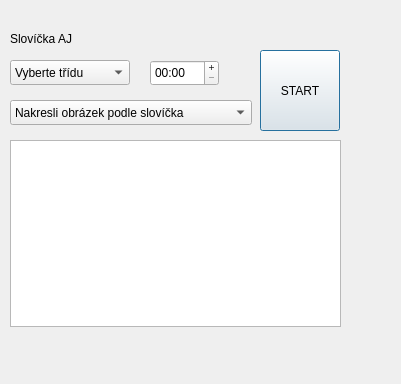
<?xml version="1.0" encoding="UTF-8"?>
<ui version="4.0">
 <class>Dialog</class>
 <widget class="QDialog" name="Dialog">
  <property name="geometry">
   <rect>
    <x>0</x>
    <y>0</y>
    <width>401</width>
    <height>384</height>
   </rect>
  </property>
  <property name="windowTitle">
   <string>losovátko</string>
  </property>
  <widget class="QComboBox" name="cb_year">
   <property name="geometry">
    <rect>
     <x>10</x>
     <y>60</y>
     <width>120</width>
     <height>25</height>
    </rect>
   </property>
   <property name="toolTip">
    <string extracomment="zvol ročník">zvol ročník</string>
   </property>
   <item>
    <property name="text">
     <string>Vyberte třídu</string>
    </property>
   </item>
   <item>
    <property name="text">
     <string>2. třída</string>
    </property>
   </item>
   <item>
    <property name="text">
     <string>3. třída</string>
    </property>
   </item>
   <item>
    <property name="text">
     <string>4. třída</string>
    </property>
   </item>
   <item>
    <property name="text">
     <string>5. třída</string>
    </property>
   </item>
  </widget>
  <widget class="QLabel" name="label">
   <property name="geometry">
    <rect>
     <x>10</x>
     <y>30</y>
     <width>76</width>
     <height>17</height>
    </rect>
   </property>
   <property name="text">
    <string>Slovíčka AJ</string>
   </property>
  </widget>
  <widget class="QComboBox" name="cb_translate">
   <property name="geometry">
    <rect>
     <x>10</x>
     <y>100</y>
     <width>242</width>
     <height>25</height>
    </rect>
   </property>
   <item>
    <property name="text">
     <string>Nakresli obrázek podle slovíčka</string>
    </property>
   </item>
   <item>
    <property name="text">
     <string>Přelož</string>
    </property>
   </item>
  </widget>
  <widget class="QListWidget" name="lw_result">
   <property name="geometry">
    <rect>
     <x>10</x>
     <y>140</y>
     <width>331</width>
     <height>187</height>
    </rect>
   </property>
  </widget>
  <widget class="QPushButton" name="pb_start">
   <property name="geometry">
    <rect>
     <x>260</x>
     <y>50</y>
     <width>80</width>
     <height>81</height>
    </rect>
   </property>
   <property name="text">
    <string>START</string>
   </property>
  </widget>
  <widget class="QTimeEdit" name="te_minute">
   <property name="geometry">
    <rect>
     <x>150</x>
     <y>60</y>
     <width>69</width>
     <height>26</height>
    </rect>
   </property>
   <property name="buttonSymbols">
    <enum>QAbstractSpinBox::PlusMinus</enum>
   </property>
   <property name="currentSection">
    <enum>QDateTimeEdit::MinuteSection</enum>
   </property>
   <property name="displayFormat">
    <string>mm:ss</string>
   </property>
   <property name="currentSectionIndex">
    <number>0</number>
   </property>
  </widget>
 </widget>
 <resources/>
 <connections/>
</ui>
